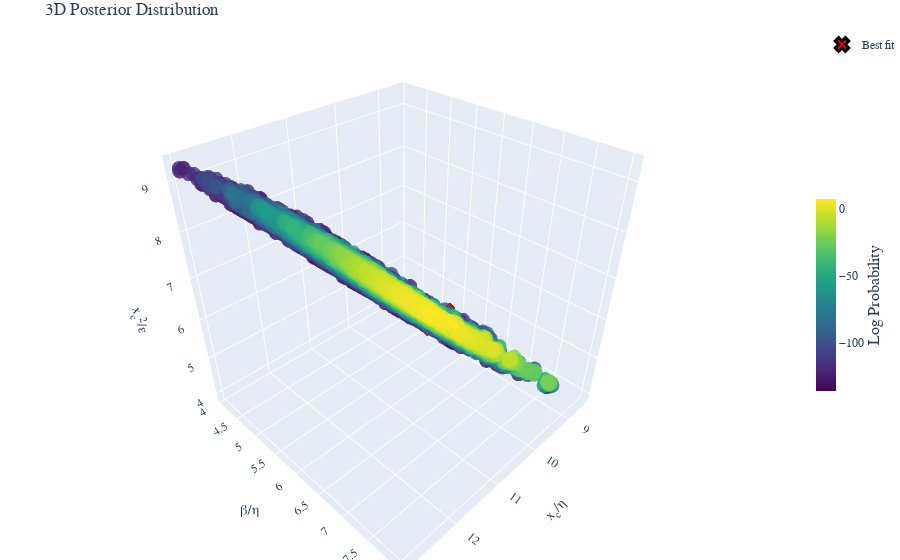

Here is the notebook cell this chart was saved with:
### Code cell
post.bins =None
fig =post.plot_posterior3D_interactive([0,1,2],labels=["$x_c/\\eta$","$\\beta/\\eta$","$x_c^2/\\epsilon$","$x_c$","ExtH"], truths=np.log(best_theta_trans),truth_label="Best fit" )
# Save the figure using matplotlib's savefig instead of plotly's write_image
fig.show()
# Save the figure as HTML
html_file_name=file.replace('_post.csv','_3D')
html_path = os.path.join(base_products_folder, 'html_3d_plots', f'{html_file_name}.html')
# Create directory if it doesn't exist
os.makedirs(os.path.dirname(html_path), exist_ok=True)
fig.write_html(html_path)

### Figure 1 — Plotly figure (JSON) as saved in the notebook; plotly's stock layout.template omitted (floating-point values rounded to 4 significant figures; data arrays with more than 128 entries replaced by an {"elided": "..."} marker saying what was removed)
{"data": [{"marker": {"color": {"elided": "4133 float values"}, "colorbar": {"len": 0.4, "thickness": 20, "title": {"font": {"size": 16}, "side": "right", "text": "Log Probability"}, "x": 1, "y": 0.5}, "colorscale": [[0, "#440154"], [0.1111, "#482878"], [0.2222, "#3e4989"], [0.3333, "#31688e"], [0.4444, "#26828e"], [0.5556, "#1f9e89"], [0.6667, "#35b779"], [0.7778, "#6ece58"], [0.8889, "#b5de2b"], [1, "#fde725"]], "opacity": 0.8, "size": 5}, "mode": "markers", "name": "Posterior", "scene": "scene", "showlegend": false, "type": "scatter3d", "x": {"elided": "4133 float values"}, "y": {"elided": "4133 float values"}, "z": {"elided": "4133 float values"}}, {"marker": {"color": "red", "line": {"color": "black", "width": 3}, "size": 12, "symbol": "x"}, "mode": "markers", "name": "Best fit", "scene": "scene", "showlegend": true, "type": "scatter3d", "x": [10.74], "y": [6.715], "z": [6.508]}], "layout": {"font": {"family": "Computer Modern"}, "margin": {"b": 0, "l": 0, "r": 0, "t": 30}, "scene": {"aspectmode": "cube", "xaxis": {"exponentformat": "e", "showexponent": "all", "title": {"font": {"size": 14}, "text": "x<sub>c</sub>/η"}}, "yaxis": {"exponentformat": "e", "showexponent": "all", "title": {"font": {"size": 14}, "text": "β/η"}}, "zaxis": {"exponentformat": "e", "showexponent": "all", "title": {"font": {"size": 14}, "text": "x<sub>c</sub><sup>2</sup>/ε"}}}, "title": {"text": "3D Posterior Distribution"}}}
